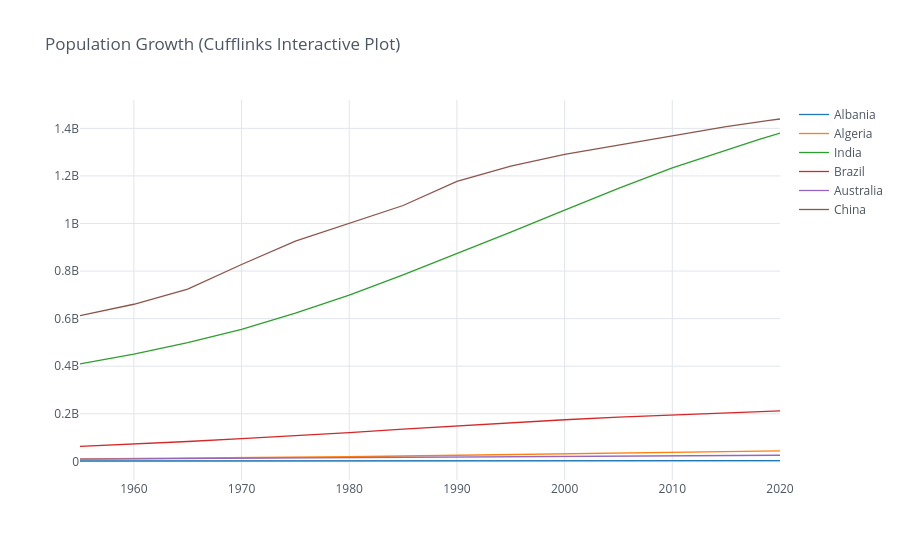

Here is the notebook cell this chart was saved with:
### Code cell
import numpy as np
import cufflinks as cf

# Force NumPy floats to format as standard floats when inside strings
np.set_printoptions(legacy='1.25')

# Configure Cufflinks
cf.set_config_file(theme='white', sharing='public', offline=True)

# Plot interactively with Cufflinks!
df1.iplot(
    kind='line',
    title='Population Growth (Cufflinks Interactive Plot)',
    colors=['#1f77b4', '#ff7f0e', '#2ca02c', '#d62728', '#9467bd', '#8c564b']
)

### Figure 1 — Plotly figure (JSON) as saved in the notebook; plotly's stock layout.template omitted (floating-point values rounded to 4 significant figures)
{"data": [{"line": {"color": "rgba(31, 119, 180, 1.0)", "dash": "solid", "shape": "linear", "width": 1.3}, "mode": "lines", "name": "Albania", "text": "", "x": [1955, 1960, 1965, 1970, 1975, 1980, 1985, 1990, 1995, 2000, 2005, 2010, 2015, 2016, 2017, 2018, 2019, 2020], "y": [1419994, 1636090, 1896171, 2150707, 2411732, 2682690, 2969672, 3286073, 3112936, 3129243, 3086810, 2948023, 2890513, 2886438, 2884169, 2882740, 2880917, 2877797], "type": "scatter"}, {"line": {"color": "rgba(255, 127, 14, 1.0)", "dash": "solid", "shape": "linear", "width": 1.3}, "mode": "lines", "name": "Algeria", "text": "", "x": [1955, 1960, 1965, 1970, 1975, 1980, 1985, 1990, 1995, 2000, 2005, 2010, 2015, 2016, 2017, 2018, 2019, 2020], "y": [9774283, 11057863, 12550885, 14464985, 16607707, 19221665, 22431502, 25758869, 28757785, 31042235, 33149724, 35977455, 39728025, 40551392, 41389189, 42228408, 43053054, 43851044], "type": "scatter"}, {"line": {"color": "rgba(44, 160, 44, 1.0)", "dash": "solid", "shape": "linear", "width": 1.3}, "mode": "lines", "name": "India", "text": "", "x": [1955, 1960, 1965, 1970, 1975, 1980, 1985, 1990, 1995, 2000, 2005, 2010, 2015, 2016, 2017, 2018, 2019, 2020], "y": [409880595, 450547679, 499123324, 555189792, 623102897, 698952844, 784360008, 873277798, 963922588, 1056575549, 1147609927, 1234281170, 1310152403, 1324517249, 1338676785, 1352642280, 1366417754, 1380004385], "type": "scatter"}, {"line": {"color": "rgba(214, 39, 40, 1.0)", "dash": "solid", "shape": "linear", "width": 1.3}, "mode": "lines", "name": "Brazil", "text": "", "x": [1955, 1960, 1965, 1970, 1975, 1980, 1985, 1990, 1995, 2000, 2005, 2010, 2015, 2016, 2017, 2018, 2019, 2020], "y": [62533919, 72179226, 83373530, 95113265, 107216205, 120694009, 135274080, 149003223, 162019896, 174790340, 186127103, 195713635, 204471769, 206163053, 207833823, 209469323, 211049527, 212559417], "type": "scatter"}, {"line": {"color": "rgba(148, 103, 189, 1.0)", "dash": "solid", "shape": "linear", "width": 1.3}, "mode": "lines", "name": "Australia", "text": "", "x": [1955, 1960, 1965, 1970, 1975, 1980, 1985, 1990, 1995, 2000, 2005, 2010, 2015, 2016, 2017, 2018, 2019, 2020], "y": [9165707, 10242076, 11313195, 12793034, 13773288, 14588405, 15663663, 16960597, 17993074, 18991431, 20178540, 22154679, 23932502, 24262712, 24584620, 24898152, 25203198, 25499884], "type": "scatter"}, {"line": {"color": "rgba(140, 86, 75, 1.0)", "dash": "solid", "shape": "linear", "width": 1.3}, "mode": "lines", "name": "China", "text": "", "x": [1955, 1960, 1965, 1970, 1975, 1980, 1985, 1990, 1995, 2000, 2005, 2010, 2015, 2016, 2017, 2018, 2019, 2020], "y": [612241554, 660408056, 724218968, 827601394, 926240885, 1000089235, 1075589361, 1176883674, 1240920535, 1290550765, 1330776380, 1368810615, 1406847870, 1414049351, 1421021791, 1427647786, 1433783686, 1439323776], "type": "scatter"}], "layout": {"legend": {"bgcolor": "#FFFFFF", "font": {"color": "#4D5663"}}, "paper_bgcolor": "#FFFFFF", "plot_bgcolor": "#FFFFFF", "title": {"font": {"color": "#4D5663"}, "text": "Population Growth (Cufflinks Interactive Plot)"}, "xaxis": {"gridcolor": "#E1E5ED", "showgrid": true, "tickfont": {"color": "#4D5663"}, "title": {"font": {"color": "#4D5663"}, "text": ""}, "zerolinecolor": "#E1E5ED"}, "yaxis": {"gridcolor": "#E1E5ED", "showgrid": true, "tickfont": {"color": "#4D5663"}, "title": {"font": {"color": "#4D5663"}, "text": ""}, "zerolinecolor": "#E1E5ED"}}}
